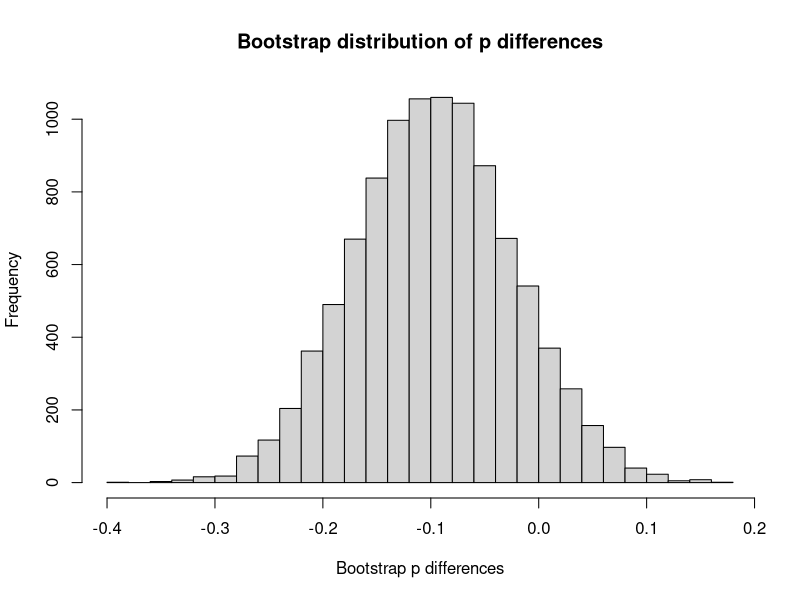

The R script that drew this image:
## ---- chunk 1
pittsburgh <- rep(c('seatbelt', 'none'), c(36, 36))
n_pitts <- length(pittsburgh)
chicago <- rep(c('seatbelt', 'none'), c(77, 52))
n_chicago <- length(chicago)

n_trials <- 10000
results <- numeric(n_trials)

for (i in 1:n_trials) {
    fake_pitts <- sample(pittsburgh, size=n_pitts, replace=TRUE)
    fake_chicago <- sample(chicago, size=n_chicago, replace=TRUE)
    fake_p_pitts <- sum(fake_pitts == 'seatbelt') / n_pitts
    fake_p_chicago <- sum(fake_chicago == 'seatbelt') / n_chicago
    fake_p_diff <- fake_p_pitts - fake_p_chicago
    results[i] <- fake_p_diff
}

hist(results, breaks=25,
    main='Bootstrap distribution of p differences',
    xlab='Bootstrap p differences')

p_limits <- quantile(results, c(0.025, 0.975))
rounded <- round(p_limits, 3)
message('95% percent limits for p differences: ', rounded[1], ' ', rounded[2])
